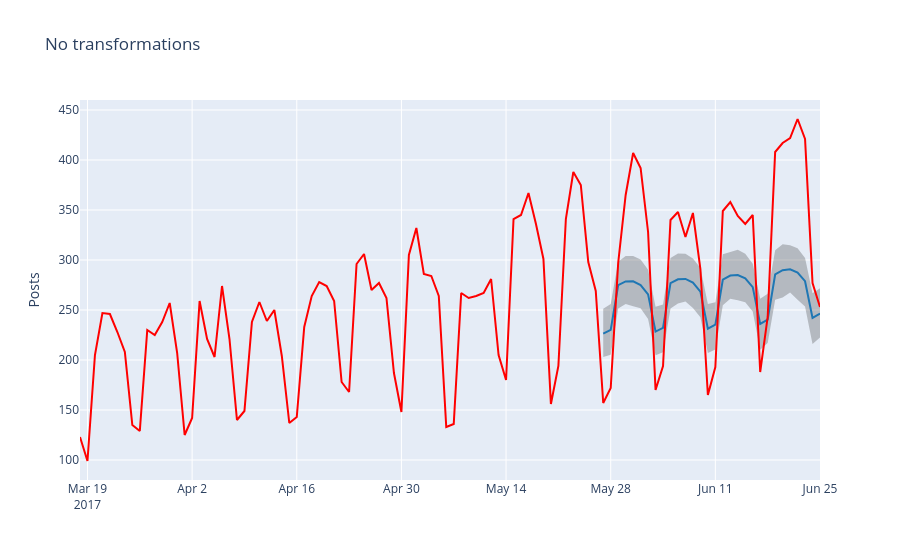
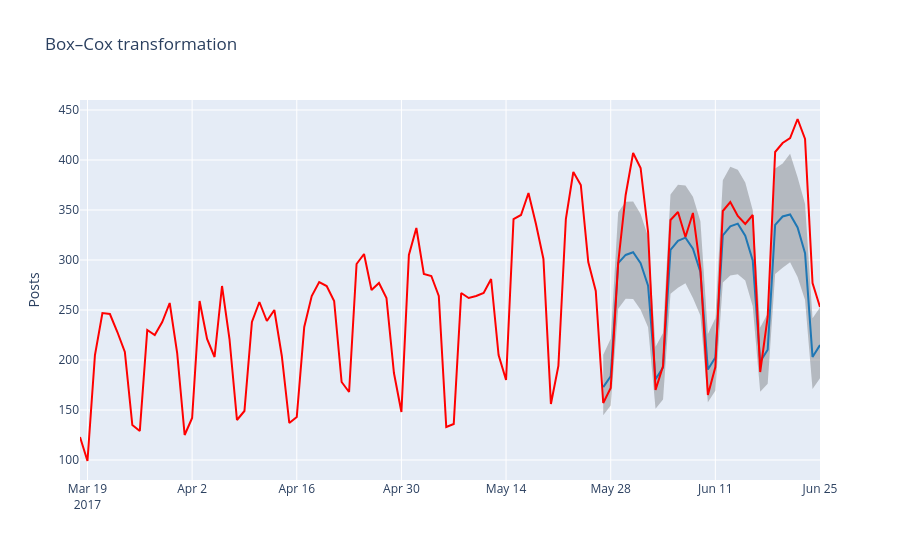

Notebook code for these charts, in order:
### Markdown cell above
So, we can definitely state an increase in the quality of the model.

### Code cell
show_forecast(cmp_df, prediction_size, 100, "No transformations")
show_forecast(cmp_df2, prediction_size, 100, "Box–Cox transformation")
